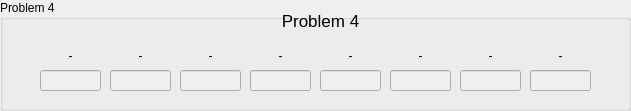
  <widget class="QGroupBox" name="groupBox_4">
   <property name="enabled">
    <bool>true</bool>
   </property>
   <property name="geometry">
    <rect>
     <x>10</x>
     <y>330</y>
     <width>631</width>
     <height>111</height>
    </rect>
   </property>
   <property name="title">
    <string>Problem 4</string>
   </property>
   <widget class="QLabel" name="Problem1_8">
    <property name="enabled">
     <bool>true</bool>
    </property>
    <property name="geometry">
     <rect>
      <x>280</x>
      <y>0</y>
      <width>81</width>
      <height>41</height>
     </rect>
    </property>
    <property name="font">
     <font>
      <pointsize>13</pointsize>
     </font>
    </property>
    <property name="text">
     <string>Problem 4</string>
    </property>
    <property name="alignment">
     <set>Qt::AlignCenter</set>
    </property>
   </widget>
   <widget class="QLabel" name="fourAlbl">
    <property name="enabled">
     <bool>true</bool>
    </property>
    <property name="geometry">
     <rect>
      <x>30</x>
      <y>40</y>
      <width>81</width>
      <height>31</height>
     </rect>
    </property>
    <property name="text">
     <string>-</string>
    </property>
    <property name="alignment">
     <set>Qt::AlignCenter</set>
    </property>
   </widget>
   <widget class="QLineEdit" name="fourAtxt">
    <property name="enabled">
     <bool>false</bool>
    </property>
    <property name="geometry">
     <rect>
      <x>40</x>
      <y>70</y>
      <width>61</width>
      <height>21</height>
     </rect>
    </property>
   </widget>
   <widget class="QLineEdit" name="fourBtxt">
    <property name="enabled">
     <bool>false</bool>
    </property>
    <property name="geometry">
     <rect>
      <x>110</x>
      <y>70</y>
      <width>61</width>
      <height>21</height>
     </rect>
    </property>
   </widget>
   <widget class="QLabel" name="fourBlbl">
    <property name="enabled">
     <bool>true</bool>
    </property>
    <property name="geometry">
     <rect>
      <x>100</x>
      <y>40</y>
      <width>81</width>
      <height>31</height>
     </rect>
    </property>
    <property name="text">
     <string>-</string>
    </property>
    <property name="alignment">
     <set>Qt::AlignCenter</set>
    </property>
   </widget>
   <widget class="QLineEdit" name="fourCtxt">
    <property name="enabled">
     <bool>false</bool>
    </property>
    <property name="geometry">
     <rect>
      <x>180</x>
      <y>70</y>
      <width>61</width>
      <height>21</height>
     </rect>
    </property>
   </widget>
   <widget class="QLabel" name="fourClbl">
    <property name="enabled">
     <bool>true</bool>
    </property>
    <property name="geometry">
     <rect>
      <x>170</x>
      <y>40</y>
      <width>81</width>
      <height>31</height>
     </rect>
    </property>
    <property name="text">
     <string>-</string>
    </property>
    <property name="alignment">
     <set>Qt::AlignCenter</set>
    </property>
   </widget>
   <widget class="QLabel" name="fourDlbl">
    <property name="enabled">
     <bool>true</bool>
    </property>
    <property name="geometry">
     <rect>
      <x>240</x>
      <y>40</y>
      <width>81</width>
      <height>31</height>
     </rect>
    </property>
    <property name="text">
     <string>-</string>
    </property>
    <property name="alignment">
     <set>Qt::AlignCenter</set>
    </property>
   </widget>
   <widget class="QLineEdit" name="fourDtxt">
    <property name="enabled">
     <bool>false</bool>
    </property>
    <property name="geometry">
     <rect>
      <x>250</x>
      <y>70</y>
      <width>61</width>
      <height>21</height>
     </rect>
    </property>
   </widget>
   <widget class="QLabel" name="fourElbl">
    <property name="enabled">
     <bool>true</bool>
    </property>
    <property name="geometry">
     <rect>
      <x>310</x>
      <y>40</y>
      <width>81</width>
      <height>31</height>
     </rect>
    </property>
    <property name="text">
     <string>-</string>
    </property>
    <property name="alignment">
     <set>Qt::AlignCenter</set>
    </property>
   </widget>
   <widget class="QLineEdit" name="fourEtxt">
    <property name="enabled">
     <bool>false</bool>
    </property>
    <property name="geometry">
     <rect>
      <x>320</x>
      <y>70</y>
      <width>61</width>
      <height>21</height>
     </rect>
    </property>
   </widget>
   <widget class="QLabel" name="fourFlbl">
    <property name="enabled">
     <bool>true</bool>
    </property>
    <property name="geometry">
     <rect>
      <x>380</x>
      <y>40</y>
      <width>81</width>
      <height>31</height>
     </rect>
    </property>
    <property name="text">
     <string>-</string>
    </property>
    <property name="alignment">
     <set>Qt::AlignCenter</set>
    </property>
   </widget>
   <widget class="QLineEdit" name="fourFtxt">
    <property name="enabled">
     <bool>false</bool>
    </property>
    <property name="geometry">
     <rect>
      <x>390</x>
      <y>70</y>
      <width>61</width>
      <height>21</height>
     </rect>
    </property>
   </widget>
   <widget class="QLabel" name="fourGlbl">
    <property name="enabled">
     <bool>true</bool>
    </property>
    <property name="geometry">
     <rect>
      <x>450</x>
      <y>40</y>
      <width>81</width>
      <height>31</height>
     </rect>
    </property>
    <property name="text">
     <string>-</string>
    </property>
    <property name="alignment">
     <set>Qt::AlignCenter</set>
    </property>
   </widget>
   <widget class="QLineEdit" name="fourGtxt">
    <property name="enabled">
     <bool>false</bool>
    </property>
    <property name="geometry">
     <rect>
      <x>460</x>
      <y>70</y>
      <width>61</width>
      <height>21</height>
     </rect>
    </property>
   </widget>
   <widget class="QLabel" name="fourHlbl">
    <property name="enabled">
     <bool>true</bool>
    </property>
    <property name="geometry">
     <rect>
      <x>520</x>
      <y>40</y>
      <width>81</width>
      <height>31</height>
     </rect>
    </property>
    <property name="text">
     <string>-</string>
    </property>
    <property name="alignment">
     <set>Qt::AlignCenter</set>
    </property>
   </widget>
   <widget class="QLineEdit" name="fourHtxt">
    <property name="enabled">
     <bool>false</bool>
    </property>
    <property name="geometry">
     <rect>
      <x>530</x>
      <y>70</y>
      <width>61</width>
      <height>21</height>
     </rect>
    </property>
   </widget>
  </widget>
